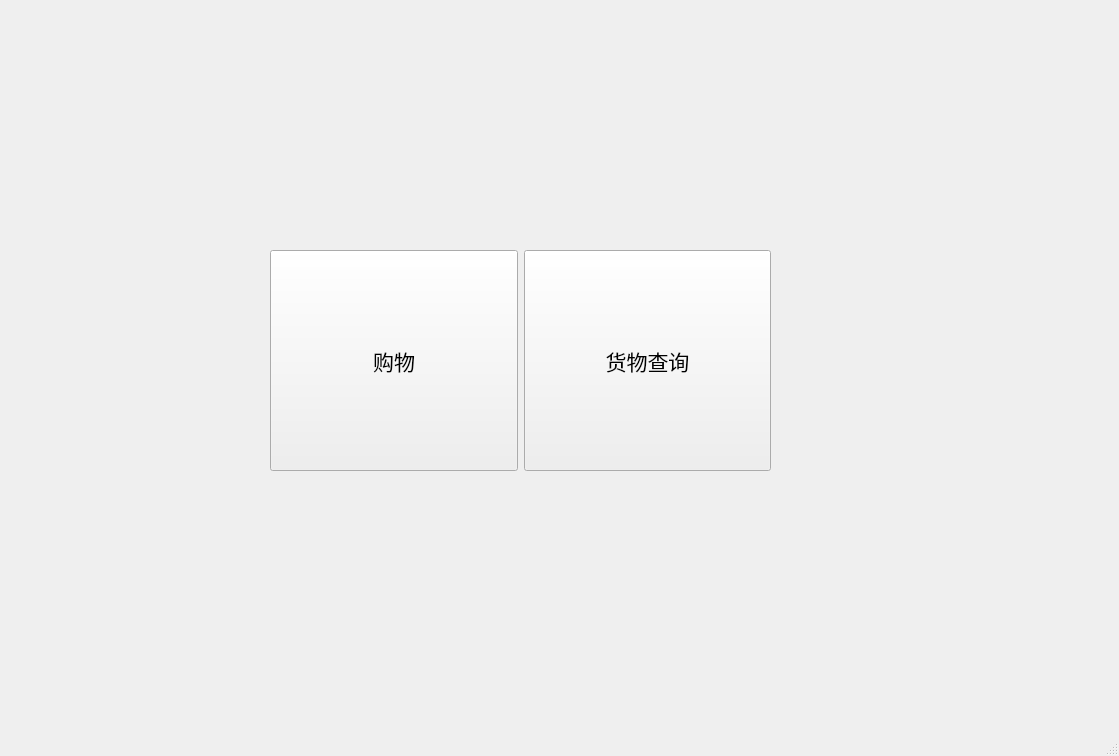
<?xml version="1.0" encoding="UTF-8"?>
<ui version="4.0">
 <class>StaffWindow</class>
 <widget class="QMainWindow" name="StaffWindow">
  <property name="geometry">
   <rect>
    <x>0</x>
    <y>0</y>
    <width>1119</width>
    <height>756</height>
   </rect>
  </property>
  <property name="windowTitle">
   <string>MainWindow</string>
  </property>
  <widget class="QWidget" name="centralwidget">
   <widget class="QWidget" name="layoutWidget">
    <property name="geometry">
     <rect>
      <x>270</x>
      <y>250</y>
      <width>501</width>
      <height>221</height>
     </rect>
    </property>
    <layout class="QHBoxLayout" name="horizontalLayout">
     <item>
      <widget class="QPushButton" name="shoppingButton">
       <property name="sizePolicy">
        <sizepolicy hsizetype="Ignored" vsizetype="Ignored">
         <horstretch>0</horstretch>
         <verstretch>0</verstretch>
        </sizepolicy>
       </property>
       <property name="font">
        <font>
         <family>华文行楷</family>
         <pointsize>16</pointsize>
        </font>
       </property>
       <property name="text">
        <string>购物</string>
       </property>
      </widget>
     </item>
     <item>
      <widget class="QPushButton" name="inquireButton">
       <property name="sizePolicy">
        <sizepolicy hsizetype="Ignored" vsizetype="Ignored">
         <horstretch>0</horstretch>
         <verstretch>0</verstretch>
        </sizepolicy>
       </property>
       <property name="font">
        <font>
         <family>华文行楷</family>
         <pointsize>16</pointsize>
        </font>
       </property>
       <property name="text">
        <string>货物查询</string>
       </property>
      </widget>
     </item>
    </layout>
   </widget>
  </widget>
  <widget class="QMenuBar" name="menubar">
   <property name="geometry">
    <rect>
     <x>0</x>
     <y>0</y>
     <width>1119</width>
     <height>26</height>
    </rect>
   </property>
  </widget>
  <widget class="QStatusBar" name="statusbar"/>
 </widget>
 <resources/>
 <connections/>
</ui>
